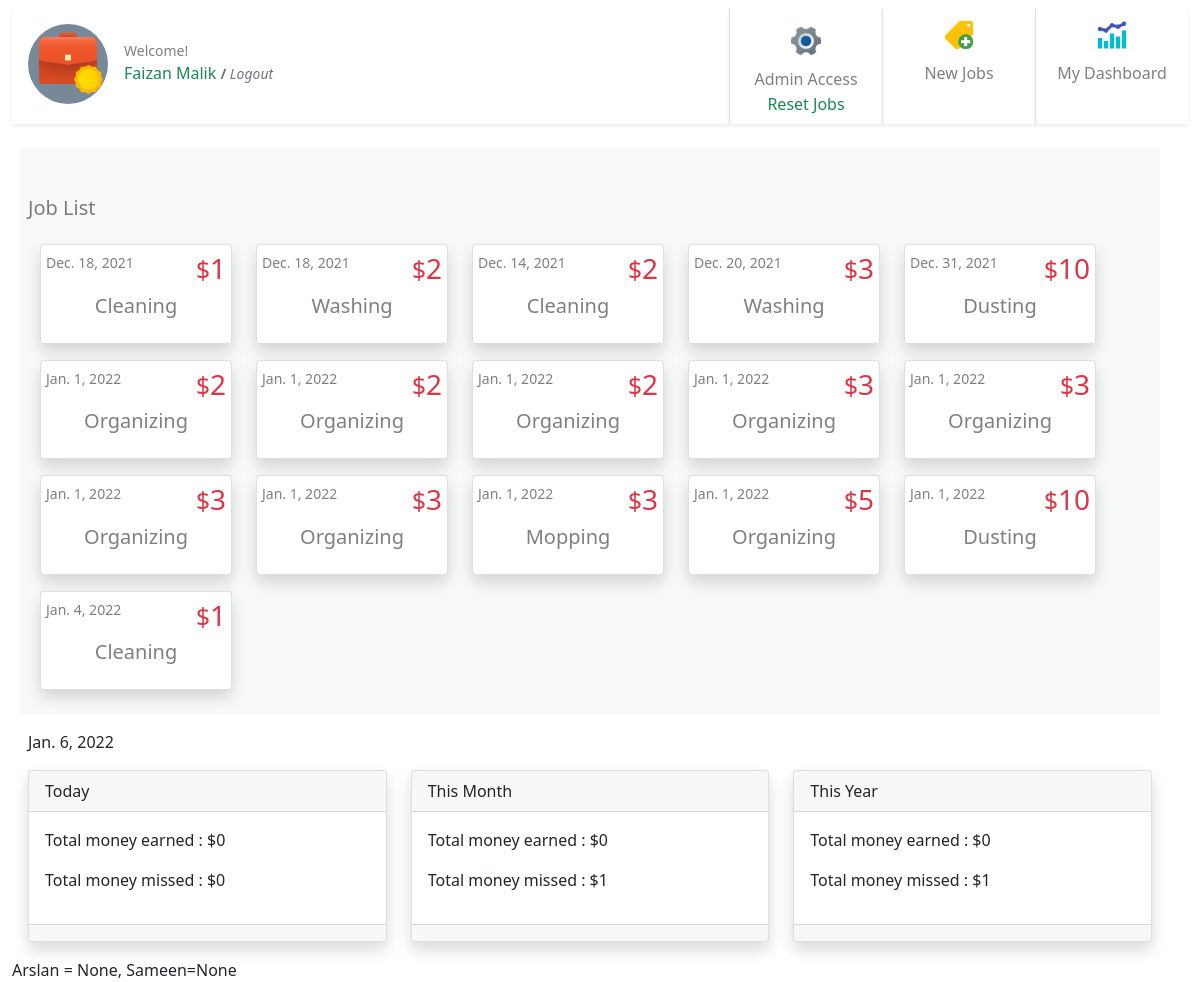
The page /dashboard/ (signed in) on the database its author committed.
### jobs/models.py (models this page shows, shortened)
class JobPost(models.Model):
    job_title = models.CharField(max_length=200)
    publish_date = models.DateTimeField('date published', auto_now_add=True)
    job_detail = models.CharField(max_length=200)
    job_price = models.IntegerField(default=0)
    job_taken = models.BooleanField(default=False)
    job_under_review = models.BooleanField(default=False)
    job_passed_review = models.BooleanField(default=False)
    job_taken_date = models.DateTimeField('date job taken', null=True, blank=True)
    job_done = models.BooleanField(default=False)
    job_done_date = models.DateTimeField('date job completed', null=True, blank=True)
    job_taker = models.ForeignKey(User, on_delete=models.CASCADE, null=True, blank=True, related_name='job_user')
    job_creator = models.ForeignKey(User, on_delete=models.CASCADE, null=True, blank=True, related_name='job_author')
    job_rejected_by_admin = models.BooleanField(default=False)
    job_expired = models.BooleanField(default=False)
    def __str__(self):
        return self.job_title

### jobs/views.py (the view)
# urls.py: path('dashboard/', views.dashboard, name='dashboard'),
@login_required
def dashboard(request):
    date_today = timezone.datetime.now()
    job_list = get_this_family_jobs(request)
    unclaimed_this_day = get_this_family_jobs(request).filter(publish_date__day=date_today.day).filter(job_taken= False).aggregate(Sum('job_price'))
    unclaimed_this_month = get_this_family_jobs(request).filter(publish_date__month=date_today.month).filter(job_taken= False).aggregate(Sum('job_price'))
    unclaimed_this_year = get_this_family_jobs(request).filter(publish_date__year=date_today.year).filter(job_taken= False).aggregate(Sum('job_price'))
    my_total_this_day = get_this_family_jobs(request).filter(publish_date__day=date_today.day).filter(job_taker=request.user).filter(job_taken=True).filter(job_done=True).filter(job_passed_review= True).aggregate(Sum('job_price'))
    my_total_this_month = get_this_family_jobs(request).filter(publish_date__month=date_today.month).filter(job_taker=request.user).filter(job_taken=True).filter(job_done=True).filter(job_passed_review= True).aggregate(Sum('job_price'))
    my_total_this_year = get_this_family_jobs(request).filter(publish_date__year=date_today.year).filter(job_taker=request.user).filter(job_taken=True).filter(job_done=True).filter(job_passed_review= True).aggregate(Sum('job_price'))
    print("job = ", job_list)
    def get_jobs_ready_for_payment_this_month(request):
        jobs = {}
        user_group = Group.objects.get(user = request.user)
        users_in_a_group = User.objects.filter(groups=user_group)
        for u in users_in_a_group:
            if u.is_staff:
                pass
            else:
                jobs[u.first_name] = get_this_family_jobs(request).filter(publish_date__month=date_today.month).filter(job_taker=u).filter(job_taken=True).filter(job_done=True).filter(job_passed_review= True).aggregate(Sum('job_price'))
        print("Family jobs this month : ", jobs)
        for key, value in jobs.items():
            print("JOBS for this family children : ", key, value)
        return jobs
    get_jobs_ready_for_payment_this_month(request)
    template = loader.get_template('jobs/dashboard.html')
    context = {
    'user': request.user,
    'date_today' : date_today,
    'unclaimed_this_day' : unclaimed_this_day,
    'unclaimed_this_month' : unclaimed_this_month,
    'unclaimed_this_year' : unclaimed_this_year,
    'my_total_this_day' : my_total_this_day,
    'my_total_this_month' : my_total_this_month,
    'my_total_this_year' : my_total_this_year,
    'job_list' : job_list,
    'jobs_ready_for_payment_this_month' : get_jobs_ready_for_payment_this_month(request),
     }
    return HttpResponse(template.render(context, request))

### jobs/views.py (called while the page is built)
def get_this_family_jobs(request):
    family_admin = None
    date_today = timezone.datetime.now()
    user_group = Group.objects.get(user = request.user)
    users_in_a_group = User.objects.filter(groups=user_group)
    for u in users_in_a_group:
        if u.is_staff:
            family_admin = u
    this_family_jobs = JobPost.objects.filter(job_creator=family_admin)
    return this_family_jobs

### jobs/templates/jobs/dashboard.html (shortened to what this page needs)
{% extends "jobs/base.html" %} {% load static %} {% block user %} {{user.first_name}} {{user.last_name}} {% endblock user %} {% block content %} {% if user.is_staff %}
<div class="container bg-light p-2 m-2">
    <h5 class="mt-4 mb-4 pt-3 text-black-50">Job List</h5>
    <div class="row justify-content-start flex-wrap">
        {% if job_list %} {% for q in job_list %}
        <div class="card ms-4 mb-3 shadow rounded p-0" style="width: 12rem;">
            <a class="btn p-0" href="{% url 'jobs:detail' q.id%}" style="width: 100%;">
                <div class="card-body p-0">
                    <div class="d-flex justify-content-between">
                        <small class="card-text text-black-50 mt-1 ms-1">{{q.publish_date.date}}</small>
                        <h3 class="text-danger mt-1 me-1 "><small>$</small>{{q.job_price}}</h3>
                    </div>
                    <h5 class="card-title pb-3 text-center text-black-50">{{ q.job_title }}</h5>
            </a>
            </div>
        </div>
        {% endfor %} {% else %}
        <div class="card ms-4 mb-3 shadow bg-body rounded p-0" style="width: 12rem;">
            <div class="card-body mt-2 pb-0">
                <p class="card-title pb-3 text-center text-black-50">No jobs available</p>
            </div>
        </div>
        {% endif %}
<div class="container  p-2 m-2">
    <div class="row">
        <p>{{date_today.date}}</p>
        <div class="col">
            <div class="card shadow">
                <div class="card-header">Today</div>
                <div class="card-body">
                    {% if my_total_this_day.job_price__sum == None %}
                    <p>Total money earned : $0</p>
                    {% else %}
                    <p>Total money earned : ${{my_total_this_day.job_price__sum}}</p>
                    {% endif %} {% if unclaimed_this_day.job_price__sum == None %}
                    <p>Total money missed : $0</p>
                    {% else %}
                    <p>Total money missed : ${{unclaimed_this_day.job_price__sum}}</p>
                    {% endif %}
                </div>
                <div class="card-footer"></div>
            </div>
        </div>
        <div class="col">
            <div class="card shadow">
                <div class="card-header">This Month</div>
                <div class="card-body">
                    {% if my_total_this_month.job_price__sum == None %}
                    <p>Total money earned : $0</p>
                    {% else %}
                    <p>Total money earned : ${{my_total_this_month.job_price__sum}}</p>
                    {% endif %} {% if unclaimed_this_month.job_price__sum == None %}
                    <p>Total money missed : $0</p>
                    {% else %}
                    <p>Total money missed : ${{unclaimed_this_month.job_price__sum}}</p>
                    {% endif %}
                </div>
                <div class="card-footer"></div>
            </div>
        </div>
        <div class="col">
            <div class="card shadow">
                <div class="card-header">This Year</div>
                <div class="card-body">
                    {% if my_total_this_year.job_price__sum == None %}
                    <p>Total money earned : $0</p>
                    {% else %}
                    <p>Total money earned : ${{my_total_this_year.job_price__sum}}</p>
                    {% endif %} {% if unclaimed_this_year.job_price__sum == None %}
                    <p>Total money missed : $0</p>
                    {% else %}
                    <p>Total money missed : ${{unclaimed_this_year.job_price__sum}}</p>
                    {% endif %}
                </div>
                <div class="card-footer"></div>
            </div>
        </div>
    </div>
</div>
{% endif %} Arslan = {{jobs_ready_for_payment_this_month.Arslan.job_price__sum }}, Sameen={{jobs_ready_for_payment_this_month.Sameen.job_price__sum }}{% endblock content %} {% block sidebar %}
<div class="d-flex flex-row ">
    <div class="d-flex flex-row ">
        {% if user.is_staff %}
        <div class=" mt-2 mb-2 text-center align-content-center border-start shadow-sm">
            <a class="btn p-0" href="../admin/" style="width: 100%;">
                <div class="" style="width: 150px;">
                    <img class="m-2" src="{% static 'jobs/admin.png'%}" style="width: 36px; height: 36px;" alt="Card image">
                    <div class="">
                        <p class="m-0 text-black-50 fs-6">Admin Access</p>
                        <form id="3" class="m-0 p-0" action="{% url 'jobs:mark_not_done' %}" method='post'>
                            <input type="submit" value="Reset Jobs" class="btn text-success m-0 p-0">
                        </form>
                    </div>
                </div>
            </a>
        </div>
        <div class=" mt-2 mb-2  text-center border-start shadow-sm">
            <a class="btn p-0" style="width: 100%;" href="{% url 'jobs:new_job' %}">
                <div class="" style="width: 150px;">
                    <img class="m-2" src="{% static 'jobs/new_job.png' %}" style="width: 36px; height: 36px;" alt="Card image">
                    <div class="">
                        <p class="m-0 text-black-50 fs-6">New Jobs</p>
                        <i class="btn text-black-50 fs-6">&nbsp;</i>
                    </div>
                </div>
            </a>
        </div>
        {% endif %}
        <div class=" mt-2 mb-2  text-center border-start shadow-sm">
            <a class="btn p-0" style="width: 100%;" href="#">
                <div class="" style="width: 150px;">
                    <img class="m-2" src="{% static 'jobs/dashboard.png' %}" style="width: 36px; height: 36px;" alt="Card image">
                    <div class="">
                        <p class="m-0 text-black-50 fs-6">My Dashboard</p>
                        <i class="btn text-black-50 fs-6">&nbsp;</i>
                    </div>
                </div>
            </a>
        </div>
    </div>
</div>
{% endblock sidebar %}

### rows shown on the page
JobPost: publish_date "Dec. 18, 2021", job_price "1", job_title "Cleaning"
JobPost: publish_date "Dec. 18, 2021", job_price "2", job_title "Washing"
JobPost: publish_date "Dec. 14, 2021", job_price "2", job_title "Cleaning"
JobPost: publish_date "Dec. 20, 2021", job_price "3", job_title "Washing"
JobPost: publish_date "Dec. 31, 2021", job_price "10", job_title "Dusting"
JobPost: publish_date "Jan. 1, 2022", job_price "2", job_title "Organizing"
JobPost: publish_date "Jan. 1, 2022", job_price "2", job_title "Organizing"
JobPost: publish_date "Jan. 1, 2022", job_price "2", job_title "Organizing"
JobPost: publish_date "Jan. 1, 2022", job_price "3", job_title "Organizing"
JobPost: publish_date "Jan. 1, 2022", job_price "3", job_title "Organizing"
JobPost: publish_date "Jan. 1, 2022", job_price "3", job_title "Organizing"
JobPost: publish_date "Jan. 1, 2022", job_price "3", job_title "Organizing"
JobPost: publish_date "Jan. 1, 2022", job_price "3", job_title "Mopping"
JobPost: publish_date "Jan. 1, 2022", job_price "5", job_title "Organizing"
JobPost: publish_date "Jan. 1, 2022", job_price "10", job_title "Dusting"
JobPost: publish_date "Jan. 4, 2022", job_price "1", job_title "Cleaning"

### other values the page prints
{{ user.first_name }} "Faizan"
{{ user.last_name }} "Malik"
{{ unclaimed_this_month.job_price__sum }} "1"
{{ unclaimed_this_year.job_price__sum }} "1"
{{ jobs_ready_for_payment_this_month.Arslan.job_price__sum }} "None"
{{ jobs_ready_for_payment_this_month.Sameen.job_price__sum }} "None"
